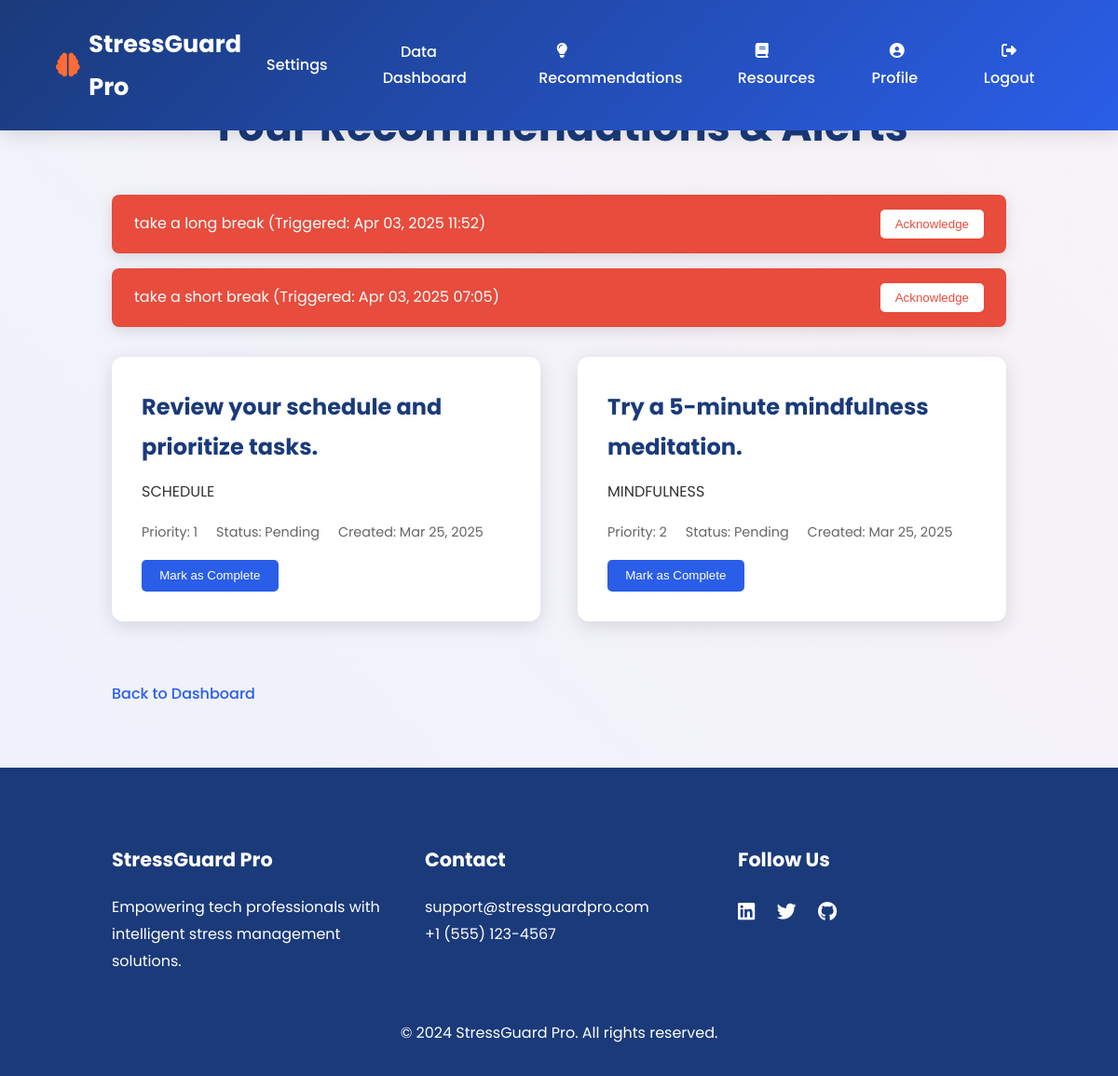
The page /recommendations/ (signed in) on the database its author committed.
### app/models.py (models this page shows, shortened)
class Alert(models.Model):
    user = models.ForeignKey(UsersRegister, on_delete=models.CASCADE)
    message = models.TextField(help_text="Alert message for high stress")
    threshold = models.IntegerField(help_text="Stress score threshold that triggered this alert")
    triggered_at = models.DateTimeField(auto_now_add=True)  # Changed to auto_now_add
    is_acknowledged = models.BooleanField(default=False)

class Recommendation(models.Model):
    user = models.ForeignKey(UsersRegister, on_delete=models.CASCADE)
    stress_assessment = models.ForeignKey(StressAssessment, on_delete=models.CASCADE, null=True, blank=True)
    recommendation_text = models.TextField(help_text="Personalized recommendation content")
    category = models.CharField(max_length=50, choices=[
        ('BREAK', 'Take a Break'),
        ('EXERCISE', 'Exercise'),
        ('MINDFULNESS', 'Mindfulness'),
        ('SCHEDULE', 'Schedule Adjustment'),
        ('RESOURCE', 'Resource'),
    ])
    priority = models.IntegerField(default=1, help_text="Priority level (1-5)")
    created_at = models.DateTimeField(auto_now_add=True)  # Changed to auto_now_add
    is_completed = models.BooleanField(default=False)

### app/views.py (the view)
# urls.py: path('recommendations/', views.view_recommendations, name='view_recommendations'),
def view_recommendations(request):
    if 'email' not in request.session:
        return redirect('login')
    try:
        user = UsersRegister.objects.get(email_id=request.session['email'])
        recommendations = Recommendation.objects.filter(user=user, is_completed=False).order_by('-created_at')
        alerts = Alert.objects.filter(user=user, is_acknowledged=False).order_by('-triggered_at')
        latest_assessment = StressAssessment.objects.filter(user=user).order_by('-date').first()
        if latest_assessment and not Recommendation.objects.filter(stress_assessment=latest_assessment).exists():
            generate_recommendations(user, latest_assessment)
        context = {
            'user': user,
            'recommendations': recommendations,
            'alerts': alerts,
        }
        return render(request, 'recommendation_view.html', context)
    except UsersRegister.DoesNotExist:
        logger.error(f"User with email {request.session['email']} not found")
        request.session.flush()
        return redirect('login')

### app/templates/recommendation_view.html (shortened to what this page needs)
<!DOCTYPE html>
<html lang="en">
<head>
    <link rel="stylesheet" href="https://cdnjs.cloudflare.com/ajax/libs/font-awesome/6.4.2/css/all.min.css">
</head>
<body>
    <nav>
        <div class="nav-container">
            <div class="logo">
                <i class="fas fa-brain"></i>
                StressGuard Pro
            </div>
            <div class="nav-menu">
                <div class="nav-item">
                    <a href="/settings" class="nav-link">Settings</a>
                </div>
                <div class="nav-item">
                    <a href="{% url 'data_collection_dashboard' %}" class="nav-link">Data Dashboard</a>
                </div>
                <div class="nav-item">
                    <a href="{% url 'view_recommendations' %}" class="nav-link"><i class="fas fa-lightbulb"></i> Recommendations</a>
                </div>
                <div class="nav-item">
                    <a href="{% url 'view_resources' %}" class="nav-link"><i class="fas fa-book"></i> Resources</a>
                </div>
                <div class="nav-item">
                    <a href="/userprofile/" class="nav-link"><i class="fas fa-user-circle"></i> Profile</a>
                </div>
                <div class="nav-item">
                    <a href="/user_logout/" class="nav-link"><i class="fas fa-sign-out-alt"></i> Logout</a>
                </div>
            </div>
        </div>
    </nav>
    <section class="recommendations-section">
        <h2>Your Recommendations & Alerts</h2>
        {% if alerts %}
            <div class="alerts-container">
                {% for alert in alerts %}
                    <div class="alert-card">
                        <p>{{ alert.message }} (Triggered: {{ alert.triggered_at|date:"M d, Y H:i" }})</p>
                        <form method="POST" action="{% url 'acknowledge_alert' alert.id %}">
                            <button type="submit">Acknowledge</button>
                        </form>
                    </div>
                {% endfor %}
            </div>
        {% endif %}
        {% if recommendations %}
            <div class="recommendations-grid">
                {% for recommendation in recommendations %}
                    <div class="recommendation-card {% if recommendation.is_completed %}completed{% endif %}">
                        <h3>{{ recommendation.recommendation_text }}</h3>
                        <p>{{ recommendation.category|default:"General" }}</p>
                        <div class="recommendation-meta">
                            <span>Priority: {{ recommendation.priority|default:"Medium" }}</span>
                            <span>Status: {{ recommendation.is_completed|yesno:"Completed,Pending" }}</span>
                            <span>Created: {{ recommendation.created_at|date:"M d, Y" }}</span>
                        </div>
                        {% if not recommendation.is_completed %}
                            <form method="POST" action="{% url 'mark_recommendation_complete' recommendation.id %}">
                                <button type="submit">Mark as Complete</button>
                            </form>
                        {% endif %}
                    </div>
                {% endfor %}
            </div>
        {% else %}
            <p style="text-align: center;">No recommendations available at this time.</p>
        {% endif %}
        <a href="{% url 'data_collection_dashboard' %}" class="back-link">Back to Dashboard</a>
    </section>
    <footer>
        <div class="footer-content">
            <div>
                <h4>StressGuard Pro</h4>
                <p>Empowering tech professionals with intelligent stress management solutions.</p>
            </div>
            <div>
                <h4>Contact</h4>
                <p>support@stressguardpro.com</p>
                <p>+1 (555) 123-4567</p>
            </div>
            <div>
                <h4>Follow Us</h4>
                <div class="social-links">
                    <a href="#"><i class="fab fa-linkedin"></i></a>
                    <a href="#"><i class="fab fa-twitter"></i></a>
                    <a href="#"><i class="fab fa-github"></i></a>
                </div>
            </div>
        </div>
        <p style="text-align: center; margin-top: 3rem;">© 2024 StressGuard Pro. All rights reserved.</p>
    </footer>
</body>
</html>

### app/templates/recommendation_view.html (style rules this page uses)
:root { --primary-blue: #2A5EE8; --dark-blue: #1A3A7A; --accent-orange: #FF6B35; --light-bg: #F8FAFF; --white: #FFFFFF; --shadow-color: rgba(0, 0, 0, 0.12); --alert-red: #e74c3c; }
* { margin: 0; padding: 0; box-sizing: border-box; }
body { font-family: 'Poppins', sans-serif; background: var(--light-bg); color: #333; line-height: 1.8; overflow-x: hidden; }
body::before { content: ''; position: fixed; top: 0; left: 0; width: 100%; height: 100%; background: linear-gradient(45deg, rgba(42, 94, 232, 0.05), rgba(255, 107, 53, 0.05)); animation: gradientFlow 20s ease infinite; z-index: -1; }
nav { background: linear-gradient(135deg, var(--dark-blue), var(--primary-blue)); padding: 1.5rem 5%; position: fixed; width: 100%; top: 0; z-index: 1000; box-shadow: 0 4px 20px var(--shadow-color); }
.nav-container { max-width: 1400px; margin: 0 auto; display: flex; justify-content: space-between; align-items: center; }
.logo { font-size: 1.6rem; font-weight: 700; color: var(--white); display: flex; align-items: center; gap: 0.6rem; }
.logo i { color: var(--accent-orange); }
.nav-menu { display: flex; align-items: center; gap: 2.5rem; }
.nav-link { color: var(--white); text-decoration: none; font-weight: 500; padding: 0.6rem 1.2rem; transition: all 0.3s ease; border-radius: 5px; }
.recommendations-section { padding: 6rem 10% 4rem; min-height: 100vh; }
.recommendations-section h2 { text-align: center; font-size: 2.8rem; font-weight: 700; margin-bottom: 2rem; color: var(--dark-blue); }
.alerts-container { margin-bottom: 2rem; }
.alert-card { background: var(--alert-red); color: var(--white); padding: 1rem 1.5rem; border-radius: 8px; margin-bottom: 1rem; display: flex; justify-content: space-between; align-items: center; box-shadow: 0 4px 15px var(--shadow-color); }
.alert-card p { margin: 0; font-size: 1rem; }
.alert-card form { margin: 0; }
.alert-card button { background: var(--white); color: var(--alert-red); border: none; padding: 0.5rem 1rem; border-radius: 5px; cursor: pointer; font-weight: 500; transition: background 0.3s ease; }
.recommendations-grid { display: grid; grid-template-columns: repeat(auto-fit, minmax(300px, 1fr)); gap: 2.5rem; margin-bottom: 2rem; }
.recommendation-card { background: var(--white); padding: 2rem; border-radius: 12px; box-shadow: 0 5px 20px var(--shadow-color); transition: transform 0.3s ease; }
.recommendation-card h3 { font-size: 1.5rem; color: var(--dark-blue); margin-bottom: 0.8rem; }
.recommendation-card p { font-size: 1rem; margin-bottom: 1rem; }
.recommendation-meta { font-size: 0.9rem; color: #666; margin-bottom: 1rem; }
.recommendation-meta span { margin-right: 1rem; }
.recommendation-card form { display: inline; }
.recommendation-card button { background: var(--primary-blue); color: var(--white); border: none; padding: 0.6rem 1.2rem; border-radius: 5px; cursor: pointer; font-weight: 500; transition: background 0.3s ease; }
.back-link { display: inline-block; margin-top: 2rem; color: var(--primary-blue); text-decoration: none; font-weight: 500; }
footer { background: var(--dark-blue); color: var(--white); padding: 5rem 10% 2rem; }
.footer-content { display: grid; grid-template-columns: repeat(auto-fit, minmax(220px, 1fr)); gap: 3rem; max-width: 1400px; margin: 0 auto; }
.footer-content h4 { font-size: 1.3rem; margin-bottom: 1.2rem; }
.social-links a { color: var(--white); margin-right: 1.2rem; font-size: 1.3rem; transition: color 0.3s ease; }

### rows shown on the page
Alert: message "take a long break", triggered_at "Apr 03, 2025 11:52"
Alert: message "take a short break", triggered_at "Apr 03, 2025 07:05"
Recommendation: recommendation_text "Review your schedule and prioritize tasks.", category "SCHEDULE", priority "1", is_completed "Pending", created_at "Mar 25, 2025", shows "Mark as Complete"
Recommendation: recommendation_text "Try a 5-minute mindfulness meditation.", category "MINDFULNESS", priority "2", is_completed "Pending", created_at "Mar 25, 2025", shows "Mark as Complete"
